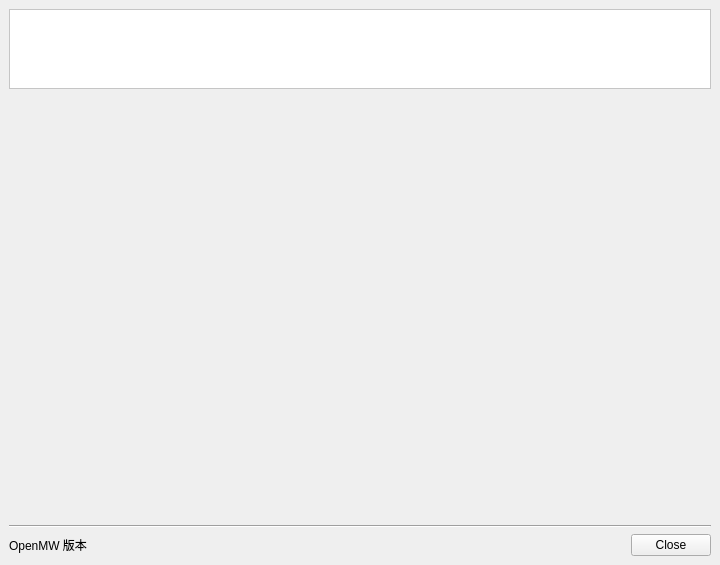
<?xml version="1.0" encoding="UTF-8"?>
<ui version="4.0">
 <class>MainWindow</class>
 <widget class="QMainWindow" name="MainWindow">
  <property name="geometry">
   <rect>
    <x>0</x>
    <y>0</y>
    <width>720</width>
    <height>565</height>
   </rect>
  </property>
  <property name="minimumSize">
   <size>
    <width>720</width>
    <height>565</height>
   </size>
  </property>
  <property name="windowTitle">
   <string>OpenMW 启动器</string>
  </property>
  <property name="windowIcon">
   <iconset resource="../launcher/launcher.qrc">
    <normaloff>:/images/openmw.png</normaloff>:/images/openmw.png</iconset>
  </property>
  <widget class="QWidget" name="centralwidget">
   <layout class="QVBoxLayout" name="verticalLayout_2">
    <item>
     <widget class="QListWidget" name="iconWidget">
      <property name="minimumSize">
       <size>
        <width>400</width>
        <height>80</height>
       </size>
      </property>
      <property name="maximumSize">
       <size>
        <width>16777215</width>
        <height>80</height>
       </size>
      </property>
      <property name="styleSheet">
       <string notr="true">#iconWidget {
    background-image: url(&quot;:/images/openmw-header.png&quot;);
    background-color: palette(base);
    background-repeat: no-repeat;
    background-attachment: scroll;
    background-position: right;
}
</string>
      </property>
     </widget>
    </item>
    <item>
     <widget class="QStackedWidget" name="pagesWidget"/>
    </item>
    <item>
     <widget class="Line" name="line">
      <property name="orientation">
       <enum>Qt::Horizontal</enum>
      </property>
     </widget>
    </item>
    <item>
     <layout class="QHBoxLayout" name="horizontalLayout">
      <item>
       <widget class="QLabel" name="versionLabel">
        <property name="text">
         <string>OpenMW 版本</string>
        </property>
       </widget>
      </item>
      <item>
       <spacer name="horizontalSpacer">
        <property name="orientation">
         <enum>Qt::Horizontal</enum>
        </property>
        <property name="sizeHint" stdset="0">
         <size>
          <width>40</width>
          <height>20</height>
         </size>
        </property>
       </spacer>
      </item>
      <item>
       <widget class="QDialogButtonBox" name="buttonBox">
        <property name="standardButtons">
         <set>QDialogButtonBox::Close</set>
        </property>
       </widget>
      </item>
     </layout>
    </item>
   </layout>
  </widget>
 </widget>
 <resources>
  <include location="../launcher/launcher.qrc"/>
 </resources>
 <connections/>
</ui>
